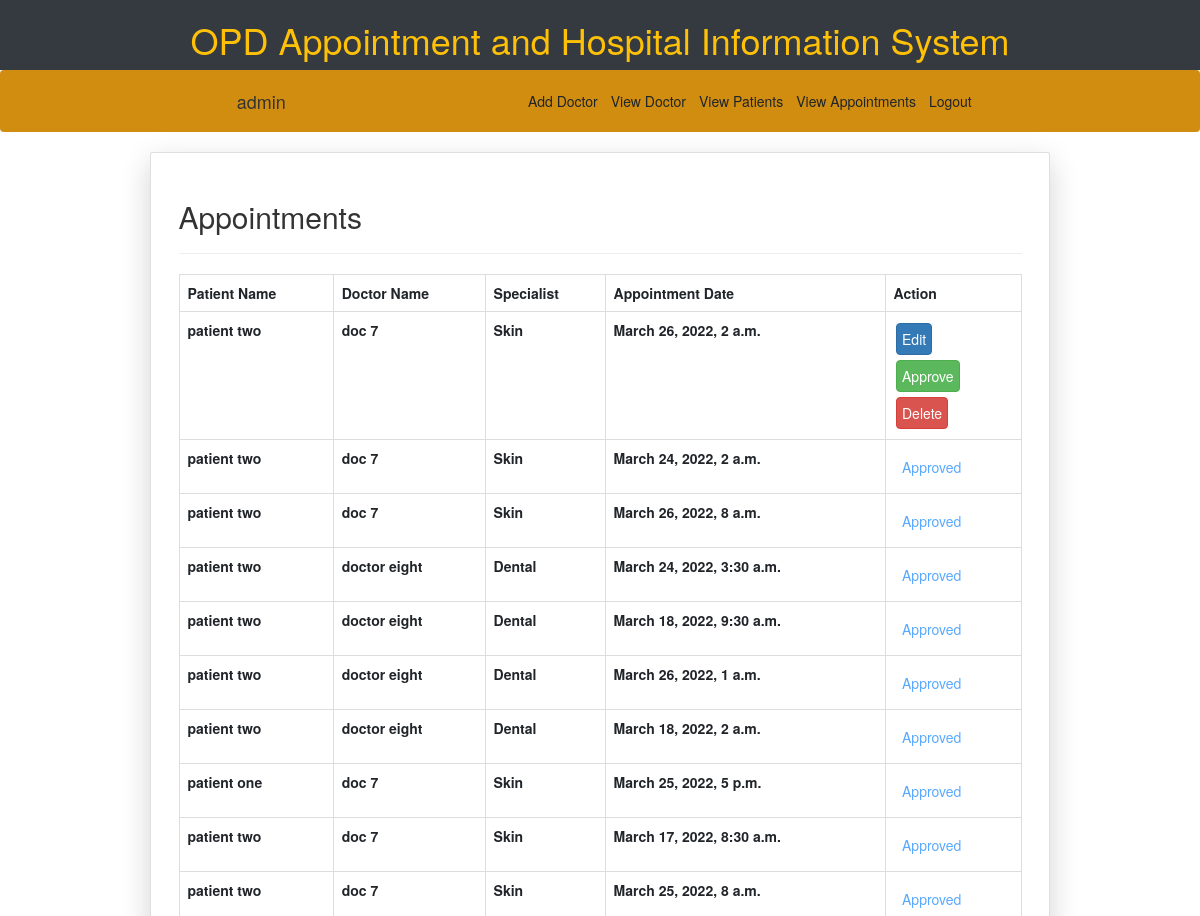
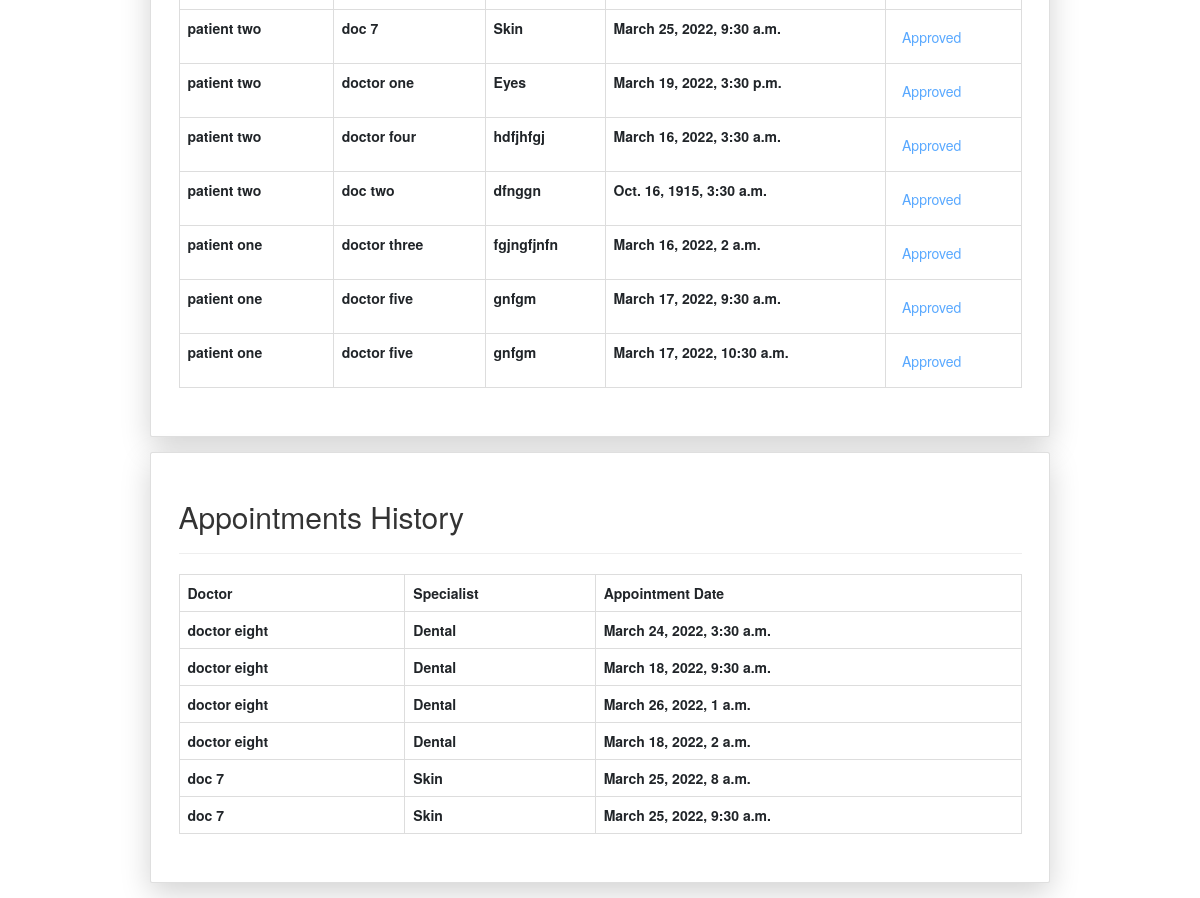
The app's page /home/ (signed in) with its own data (2 pictures, top to bottom).
### hospital/models.py (models this page shows)
class Appointment(models.Model):
    patient = models.ForeignKey(Patient, on_delete=models.CASCADE)
    doctor = models.ForeignKey(Doctor, on_delete=models.CASCADE)
    appointment_Date = MinuteDateTimeField(unique=True)
    approve = models.BooleanField(null=True)
    complete = models.BooleanField(null=True)
    created = models.DateTimeField(auto_now_add=True)

class Doctor(models.Model):
    user = models.OneToOneField(User, on_delete=models.CASCADE)
    phone = models.CharField(max_length=10, validators=[MinLengthValidator(10)])
    specialization = models.CharField(max_length=50)
    qualification = models.CharField(max_length=50)
    address = models.CharField(max_length=50)
    availability = models.BooleanField(null=True)
    def __str__(self):
        return f"{self.user.first_name} {self.user.last_name}"

### patient/models.py (models this page shows)
class Patient(models.Model):
    user = models.OneToOneField(User, on_delete=models.CASCADE)
    age = models.CharField(max_length=5)
    gender = models.ForeignKey(Gender, on_delete=models.CASCADE)
    phone = models.CharField(max_length=10, validators=[MinLengthValidator(10)])
    address = models.CharField(max_length=50)
    def __str__(self):
        return f"{self.user.first_name} {self.user.last_name}"

### hospital/views.py (the view)
# urls.py: 2. Add a URL to urlpatterns:  path('', views.home, name='home')
@login_required()
def home(request):
    if request.user.is_superuser:
        all_appointments = Appointment.objects.all().order_by('-id')
        return render(request, "hospital/adminAllApt.html", {'appointments': all_appointments})
    elif request.user.is_staff and not request.user.is_superuser:
        dr = request.user.id
        drAppointments = Appointment.objects.filter(doctor__user_id=dr).order_by('-id')
        return render(request, "hospital/doctorAppointments.html", {'appointments': drAppointments})
    else:
        messages.success(request, "Not Authorized")
        return redirect('logout')

### hospital/templates/hospital/adminAllApt.html (shortened to what this page needs)
{% extends 'base.html' %}
{% block content %}
{% if request.user.is_authenticated %}
<nav class="navbar sticky-top" style="background-color:#d18d10">
  <span class="navbar-brand">{{ request.user.username }}</span>
    <div class="navbar-nav navbar-expand-lg justify-content-end nav">
        <a class="nav-item nav-link btn btn-md px-1" href="{% url 'addDoc' %}" role="button">Add Doctor</a>
        <a class="nav-item nav-link btn btn-md px-1" href="{% url 'allDoc' %}" role="button">View Doctor</a>
        <a class="nav-item nav-link btn btn-md px-1" href="{% url 'allPatient' %}" role="button">View Patients</a>
        <a class="nav-item nav-link btn btn-md px-1" href="{% url 'allAppointment' %}" role="button">View Appointments</a>
        <a class="nav-item nav-link btn btn-md px-1" href="{% url 'logout' %}" role="button">Logout</a>
    </div>
</nav>
<div class="card mx-auto shadow-lg p-4 mb-4 bg-white w-75">
  <div class="card-body">
      <h2>Appointments</h2>
      <hr><p class="card-text">
      <table class="table-bordered table">
        <tr>
            <th>Patient Name</th>
            <th>Doctor Name</th>
            <th>Specialist</th>
            <th>Appointment Date</th>
            <th>Action</th>
        </tr>
        {% for appointment in appointments %}
        <tr>
            <th>{{ appointment.patient }}</th>
            <th>{{ appointment.doctor }}</th>
            <th>{{ appointment.doctor.specialization }}</th>
            <th>{{ appointment.appointment_Date }}</th>
            <th style="">
                {% if appointment.approve == 1 %}
                        <input type="submit" class="btn btn-outline-primary disabled p-2 m-1" value="Approved">
                    {% else %}
                <a href="{% url 'updateAppointment' appointment.id %}" class="btn btn-primary p-2 m-1" role="button">Edit</a>
                    <form action="{% url 'approveAppointment' appointment.id %}" method="post">{% csrf_token %}
                        <input type="submit" class="btn btn-success p-2 m-1" value="Approve">
                    </form>
                <form action="{% url 'deleteAppointment' appointment.id %}" method="post">{% csrf_token %}
                    <input type="submit" class="btn btn-danger p-2 m-1" value="Delete">
                </form>
                {% endif %}
            </th>
        </tr>
        {% endfor %}
        </table>
    </p>
  </div>
</div>
{% endif %}
<div class="card mx-auto shadow-lg p-4 mb-4 bg-white w-75">
  <div class="card-body">
      <h2>Appointments History</h2>
      <hr><p class="card-text">
      <table class="table-bordered table">
        <tr>
            <th>Doctor</th>
            <th>Specialist</th>
            <th>Appointment Date</th>
        </tr>
        {% for appointment in appointments %}
            {% if appointment.complete == 1 %}
                <tr>
                    <th>{{ appointment.doctor }}</th>
                    <th>{{ appointment.doctor.specialization }}</th>
                    <th>{{ appointment.appointment_Date }}</th>
                </tr>
            {% endif %}
        {% endfor %}
        </table>
    </p>
  </div>
</div>
{% endblock %}

### hospital/templates/base.html (shortened to what this page needs)
{% load static %}
<!DOCTYPE html>
<html lang="en">
<head>
    <link href="https://stackpath.bootstrapcdn.com/bootstrap/4.5.1/css/bootstrap.min.css"
 rel="stylesheet">
    <link rel="stylesheet" type='text/css' href=" {% static 'notice/style.css' %}?20210510 ">
	<link href="//cdn.bootcss.com/bootstrap/3.3.7/css/bootstrap.min.css" rel="stylesheet">
	<link href="//cdn.bootcss.com/bootstrap-datetimepicker/4.17.44/css/bootstrap-datetimepicker.min.css" rel="stylesheet">
</head>
<body>
<div class="top-header d-lg-block d-none bg-dark" style="height:30%">
	<div class="">
		<div class="d-flex justify-content-center align-items-center text-center">
			<div class="mx-4">
				<h1 class="text-warning">OPD Appointment and Hospital Information System</h1>
			</div>
		</div>
	</div>
</div>
<div>
    {% block content %}
	{% endblock %}
</div>
</body>
</html>

### hospital/static/notice/style.css (style rules this page uses)
* { margin:0px; padding:0px; }
body { font-family: sans-serif; height:100%; }
.nav a { display: block; margin-left: 3px; margin-right: 3px; }

### records on screen
Appointment: patient "patient two", doctor "doc 7", doctor.specialization "Skin", appointment_Date "March 26, 2022, 2 a.m."
Appointment: patient "patient two", doctor "doc 7", doctor.specialization "Skin", appointment_Date "March 24, 2022, 2 a.m."
Appointment: patient "patient two", doctor "doc 7", doctor.specialization "Skin", appointment_Date "March 26, 2022, 8 a.m."
Appointment: patient "patient two", doctor "doctor eight", doctor.specialization "Dental", appointment_Date "March 24, 2022, 3:30 a.m."
Appointment: patient "patient two", doctor "doctor eight", doctor.specialization "Dental", appointment_Date "March 18, 2022, 9:30 a.m."
Appointment: patient "patient two", doctor "doctor eight", doctor.specialization "Dental", appointment_Date "March 26, 2022, 1 a.m."
Appointment: patient "patient two", doctor "doctor eight", doctor.specialization "Dental", appointment_Date "March 18, 2022, 2 a.m."
Appointment: patient "patient one", doctor "doc 7", doctor.specialization "Skin", appointment_Date "March 25, 2022, 5 p.m."
Appointment: patient "patient two", doctor "doc 7", doctor.specialization "Skin", appointment_Date "March 17, 2022, 8:30 a.m."
Appointment: patient "patient two", doctor "doc 7", doctor.specialization "Skin", appointment_Date "March 25, 2022, 8 a.m."
Appointment: patient "patient two", doctor "doc 7", doctor.specialization "Skin", appointment_Date "March 25, 2022, 9:30 a.m."
Appointment: patient "patient two", doctor "doctor one", doctor.specialization "Eyes", appointment_Date "March 19, 2022, 3:30 p.m."
Appointment: patient "patient two", doctor "doctor four", doctor.specialization "hdfjhfgj", appointment_Date "March 16, 2022, 3:30 a.m."
Appointment: patient "patient two", doctor "doc two", doctor.specialization "dfnggn", appointment_Date "Oct. 16, 1915, 3:30 a.m."
Appointment: patient "patient one", doctor "doctor three", doctor.specialization "fgjngfjnfn", appointment_Date "March 16, 2022, 2 a.m."
Appointment: patient "patient one", doctor "doctor five", doctor.specialization "gnfgm", appointment_Date "March 17, 2022, 9:30 a.m."
Appointment: patient "patient one", doctor "doctor five", doctor.specialization "gnfgm", appointment_Date "March 17, 2022, 10:30 a.m."

### other values on screen
{{ request.user.username }} "admin"
